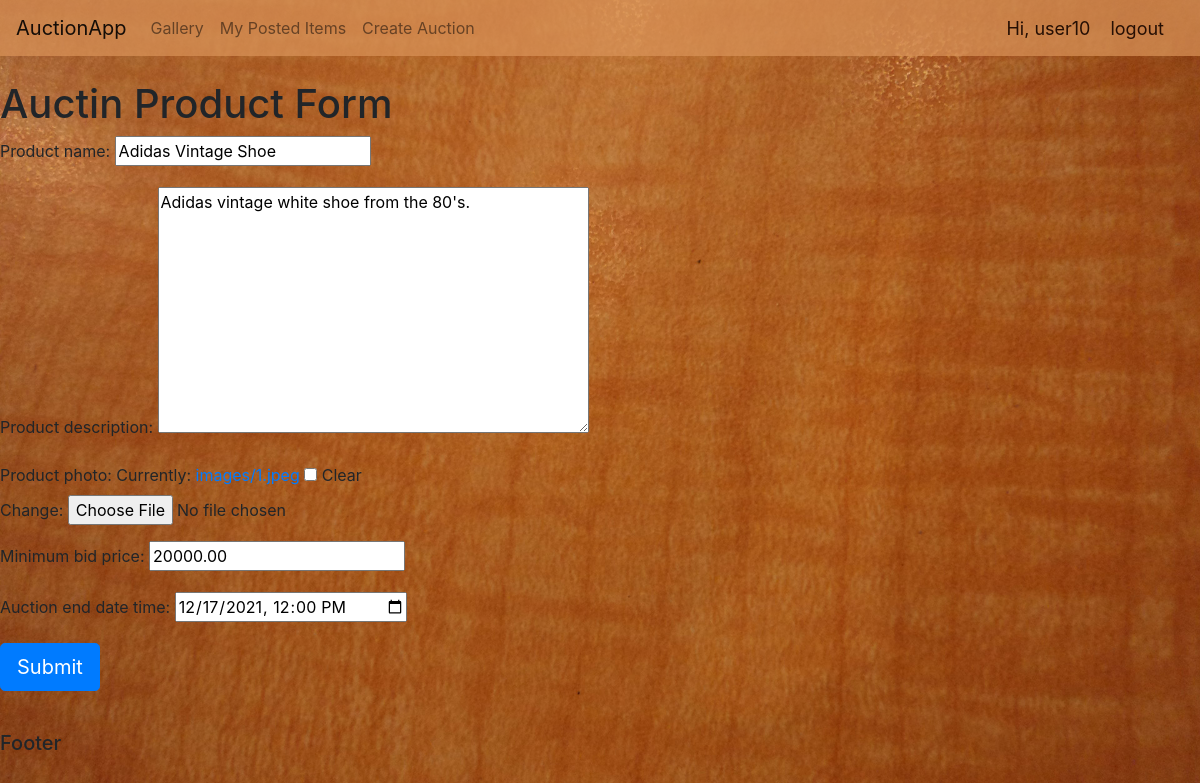
/update-auction-product/1/ (signed in), run on the app's committed database.
### accounts/models.py (models this page shows, shortened)
class AuctionProduct(models.Model):
    user_id = models.ForeignKey(User, on_delete=models.CASCADE, null=True)
    product_name = models.CharField(max_length=200, null=True)
    product_description = models.TextField(null=True)
    product_photo = models.ImageField(null=True, blank=True, upload_to=get_file_name)
    minimum_bid_price = models.DecimalField(max_digits=12, decimal_places=2)
    auction_end_date_time = models.DateTimeField()
    date_created = models.DateTimeField(auto_now_add=True)

### accounts/views.py (the view)
# urls.py: path('update-auction-product/<str:pk>/', views.update_auction_product, name='update-auction-product'),
@login_required(login_url='login')
def update_auction_product(request, pk):
    product = AuctionProduct.objects.get(id=pk)
    form = AuctionProductForm(instance=product)
    if request.method == 'POST':
        form = AuctionProductForm(request.POST, request.FILES, instance=product)
        if form.is_valid():
            form.save()
            return HttpResponseRedirect(reverse('product-details', args=[product.id]))
    context = {'pk': pk, 'form': form}
    return render(request, 'accounts/auction_product_form.html', context)

### accounts/forms.py
class AuctionProductForm(ModelForm):
    class Meta:
        model = AuctionProduct
        fields = [
            'user_id',
            'product_name',
            'product_description',
            'product_photo',
            'minimum_bid_price',
            'auction_end_date_time',
        ]
        widgets = {
            'auction_end_date_time': forms.DateTimeInput(attrs={'type': 'datetime-local'}),
            'user_id': forms.HiddenInput(),
        }
    def __init__(self, *args, **kwargs):
        super().__init__(*args, **kwargs)
        self.fields['user_id'].disabled = True

### accounts/templates/accounts/auction_product_form.html (shortened to what this page needs)
{% extends 'accounts/base.html' %}
{% block content %}
<h1>
    Auctin Product Form
</h1>
<form action="" method="POST" enctype="multipart/form-data">
    {{form.as_p}}
    <input type="submit" class="btn btn-primary btn-lg">
</form>
{% endblock %}

### accounts/templates/accounts/navbar.html (shortened to what this page needs)
<nav class="navbar navbar-expand-lg navbar-light" style="background-color: #da9358b7;">
  <a class="navbar-brand" href="{% url 'gallery' %}">AuctionApp</a>
  <div class="collapse navbar-collapse" id="navbarNav">
    <ul class="navbar-nav">
      <li class="nav-item">
        <a class="nav-link" href="{% url 'gallery' %}">Gallery</a>
      </li>
      <li class="nav-item">
        <a class="nav-link" href="{% url 'my-posted-items' %}">My Posted Items</a>
      </li>
      <li class="nav-item">
        <a class="nav-link" href="{% url 'create-auction-product' %}">Create Auction</a>
      </li>
    </ul>
  </div>
  <span class="user-styling">Hi, {{request.user}}</span>
  <span><a class="user-styling" href="{% url 'logout' %}">logout</a></span>
</nav>

### accounts/static/accounts/css/base.css (style rules this page uses)
body { background-image: url("../assets/auction_background.jpg"); height: 500px; background-position: center; background-repeat: no-repeat; background-size: cover; background-attachment: fixed; }

### accounts/templates/accounts/navbar.html (style rules this page uses)
.user-styling { font-size: 18px; color: rgb(37, 15, 4) !important; margin-right: 20px; }

### data on the page
AuctionProduct: product_name "Adidas Vintage Shoe", product_description "Adidas vintage white shoe from the 80's.", minimum_bid_price "20000.00", auction_end_date_time "12/17/2021 12:00"

### other printed values
{{ request.user }} "user10"
